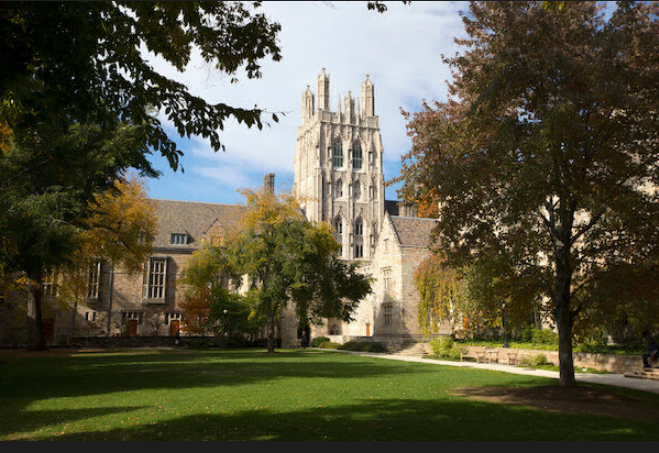
#> input picture opencv/assets/Garden.png, 659 x 453 px
$ python tutorial1.py
#> lines starting #> are read from the running program, lines starting #| are printed output that depends on the picture
import cv2
import random
img = cv2.imread("assets/Garden.png", -1)
#> img is the input picture: shape (453, 659, 4); mean B, G, R, A 64.9, 85.9, 88.5, 255

for i in range(100):
    for j in range(img.shape[1]):
        img[i][j] = [random.randint(0, 255), random.randint(
            0, 255), random.randint(0, 255), random.randint(0, 255)]
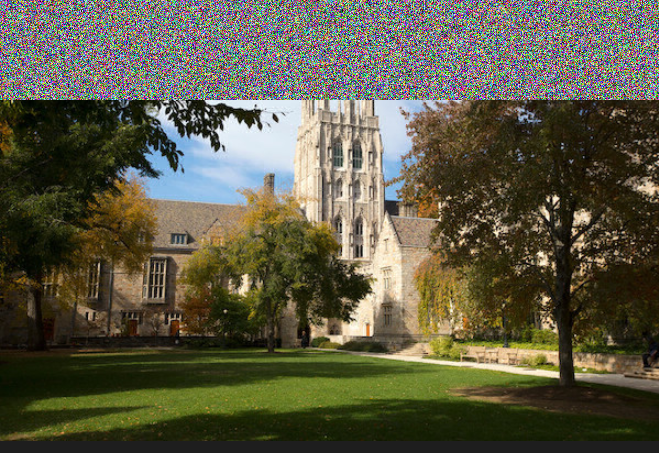
#> img: shape (453, 659, 4); mean B, G, R, A 70, 90.1, 92.9, 226.8

cv2.imshow('image', img)

cv2.imwrite('Grayscale.png', img)

cv2.waitKey(0)

cv2.destroyAllWindows()
